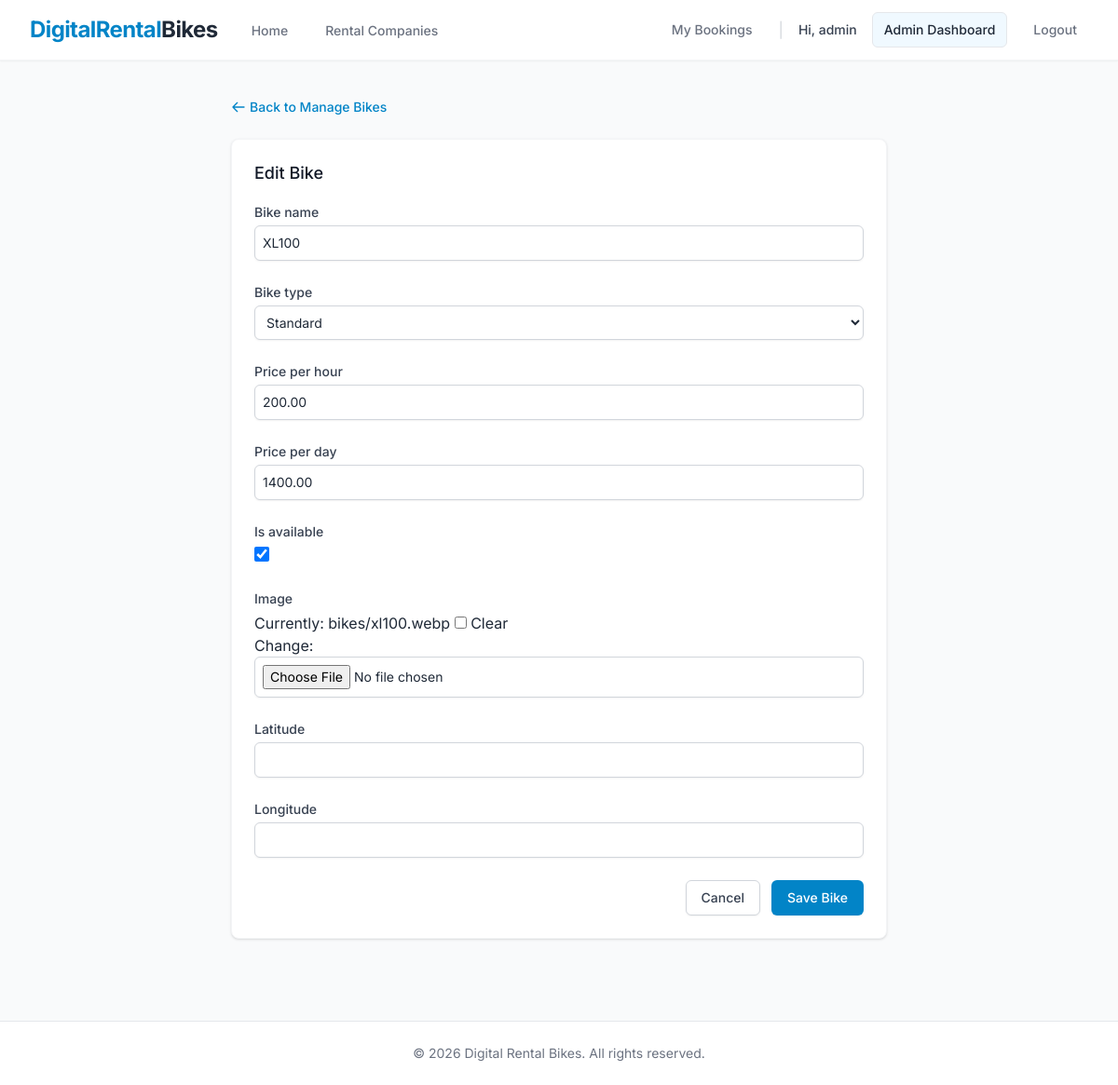
/vendor-dashboard/edit-bike/2/ (signed in), run on an earlier commit of the app's database.
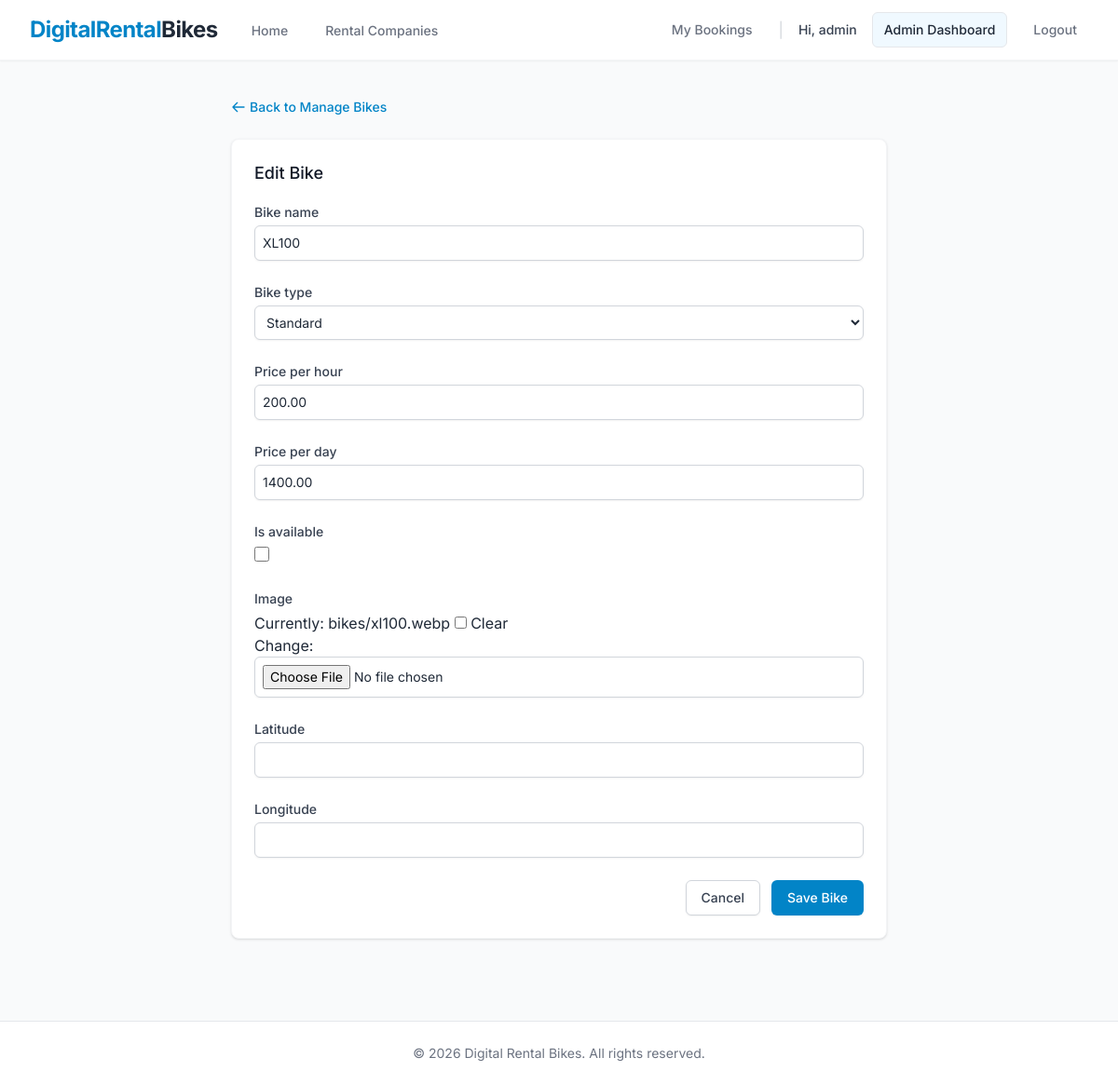
And on a later commit of the database.
### core/models.py (models this page shows, shortened)
class Bike(models.Model):
    class BikeType(models.TextChoices):
        SCOOTER = 'Scooter', 'Scooter'
        SPORTS = 'Sports', 'Sports'
        ELECTRIC = 'Electric', 'Electric'
        CRUISER = 'Cruiser', 'Cruiser'
        DIRT = 'Dirt Bike', 'Dirt Bike'
        STANDARD = 'Standard', 'Standard'
    company = models.ForeignKey(Company, on_delete=models.CASCADE, related_name='bikes')
    bike_name = models.CharField(max_length=255)
    bike_type = models.CharField(max_length=50, choices=BikeType.choices)
    price_per_hour = models.DecimalField(max_digits=10, decimal_places=2)
    price_per_day = models.DecimalField(max_digits=10, decimal_places=2)
    is_available = models.BooleanField(default=True)
    image = models.ImageField(upload_to='bikes/', blank=True, null=True)
    latitude = models.DecimalField(max_digits=9, decimal_places=6, null=True, blank=True)
    longitude = models.DecimalField(max_digits=9, decimal_places=6, null=True, blank=True)
    created_at = models.DateTimeField(auto_now_add=True)

### core/views.py (the view)
# urls.py: path('vendor-dashboard/edit-bike/<int:bike_id>/', views.vendor_edit_bike, name='vendor_edit_bike'),
@login_required(login_url='login')
def vendor_edit_bike(request, bike_id):
    if not (request.user.is_staff or request.user.is_superuser):
        if not hasattr(request.user, 'profile') or request.user.profile.role != 'VENDOR':
            return redirect('home')
    try:
        company = request.user.vendor_company
        bike = get_object_or_404(Bike, id=bike_id, company=company)
    except:
        bike = get_object_or_404(Bike, id=bike_id) # Admin can edit any bike
        company = bike.company
    if request.method == 'POST':
        form = VendorBikeForm(request.POST, request.FILES, instance=bike)
        if form.is_valid():
            form.save()
            messages.success(request, 'Bike updated successfully!')
            return redirect('vendor_manage_bikes')
    else:
        form = VendorBikeForm(instance=bike)
    return render(request, 'core/vendor_edit_bike.html', {'form': form, 'title': 'Edit Bike', 'bike': bike})

### core/templates/core/vendor_edit_bike.html (shortened to what this page needs)
{% extends 'base.html' %}
{% block content %}
<div class="max-w-3xl mx-auto px-4 sm:px-6 lg:px-8 py-10">
    <div class="mb-6 flex items-center">
        <a href="{% url 'vendor_manage_bikes' %}" class="text-brand-600 hover:text-brand-800 text-sm font-medium flex items-center">
            <svg class="mr-1 h-4 w-4" fill="none" viewBox="0 0 24 24" stroke="currentColor">
                <path stroke-linecap="round" stroke-linejoin="round" stroke-width="2" d="M10 19l-7-7m0 0l7-7m-7 7h18" />
            </svg>
            Back to Manage Bikes
        </a>
    </div>
    <div class="bg-white shadow sm:rounded-lg border border-gray-100">
        <div class="px-4 py-5 sm:p-6">
            <h3 class="text-lg leading-6 font-medium text-gray-900 mb-5">{{ title }}</h3>
            <form action="" method="POST" enctype="multipart/form-data">
                <div class="grid grid-cols-1 gap-y-6 gap-x-4 sm:grid-cols-6">
                    {% for field in form %}
                    <div class="sm:col-span-6 {% if field.name == 'price_per_hour' or field.name == 'price_per_day' or field.name == 'latitude' or field.name == 'longitude' %}sm:col-span-3{% endif %}">
                        <label for="{{ field.id_for_label }}" class="block text-sm font-medium text-gray-700">{{ field.label }}</label>
                        <div class="mt-1">
                            {{ field }}
                        </div>
                    </div>
                    {% endfor %}
                </div>
                <div class="mt-6 flex justify-end space-x-3">
                    <a href="{% url 'vendor_manage_bikes' %}" class="bg-white py-2 px-4 border border-gray-300 rounded-md shadow-sm text-sm font-medium text-gray-700 hover:bg-gray-50 focus:outline-none focus:ring-2 focus:ring-offset-2 focus:ring-brand-500">
                        Cancel
                    </a>
                    <button type="submit" class="inline-flex justify-center py-2 px-4 border border-transparent shadow-sm text-sm font-medium rounded-md text-white bg-brand-600 hover:bg-brand-700 focus:outline-none focus:ring-2 focus:ring-offset-2 focus:ring-brand-500">
                        Save Bike
                    </button>
                </div>
            </form>
        </div>
    </div>
</div>
{% endblock %}

What changed in the data, as far as the page shows it:
changed Bike "XL100": is_available "☑" → "☐"
